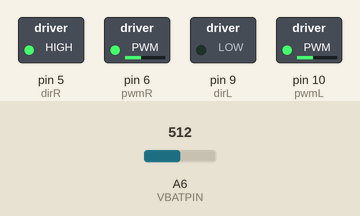
The sketch below on a simulated Arduino Nano, built with avr-gcc and run on an emulated ATmega328P. Shown: switched loads named in the sketch (green lamp = pin HIGH). Inputs (shaded band) come from the test bench; at power-on: A6 (VBATPIN) = 512.

Above: at 0.1 s.
Timing chart, 0 to 1.6 s (numbered marks = the images above):
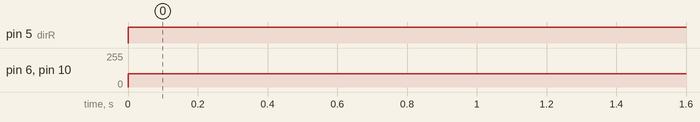

The sketch:

motor_control.ino
```cpp
#define VBATPIN A6
const int dirR = 5;
const int pwmR = 6;
const int dirL = 9;
const int pwmL = 10;


void setup() {
  pinMode(dirL, OUTPUT);
  pinMode(pwmL, OUTPUT);
  pinMode(dirR, OUTPUT);
  pinMode(pwmR, OUTPUT);
  pinMode(VBATPIN, INPUT);
}

void loop() {
  float measuredvbat = analogRead(VBATPIN);
  measuredvbat *= 2;    // we divided by 2, so multiply back
  measuredvbat *= 3.3;  // Multiply by 3.3V, our reference voltage
  measuredvbat /= 1024; // convert to voltage
  Serial.print("VBat: " ); Serial.println(measuredvbat);


  digitalWrite(dirL, LOW);
  analogWrite(pwmL, 100);

  digitalWrite(dirR, HIGH);
  analogWrite(pwmR, 100);
}
```

Measured:
- by itself, pin 5 (dirR): LOW → HIGH at 0.00 s
- by itself, pin 6 (pwmR), pin 10 (pwmL): 0/255 → 100/255 at 0.00 s
